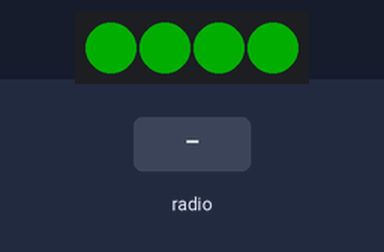
Simulated run of this program. Board: BBC micro:bit running MicroPython. Shown: 4 RGB LEDs in strip order, left to right. The test bench sets the inputs (shaded band). Dim RGB values are drawn brighter than linear.

Above: at 1.2 s.
1.3 s: radio message "flash" arrives
At 1.45 s:
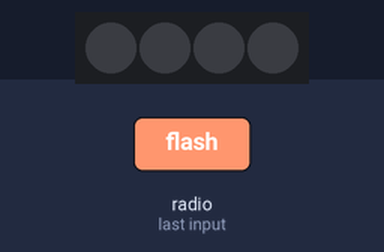
At 2.05 s:
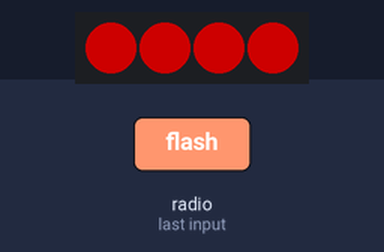
Timing chart, 0 to 10.3 s (numbered marks = the images above; inputs shaded):
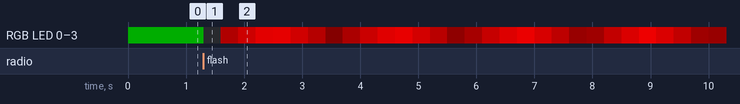

Measured:
- after the input at 1.3 s, RGB LED 0–3: RGB(0, 50, 0) → off at once, → RGB(56, 0, 0) 0.30 s later, → RGB(112, 0, 0) 0.30 s later, → RGB(168, 0, 0) 0.30 s later, … (30 changes in this stretch)

The program:

side_before_.py
```python
# 사이드 인디케이터
# run: green, flash: red, flow: blue*2 - green
import radio
from random import randint
from microbit import *
import neopixel

# Create the "flash" animation frames. Can you work out how it's done?
flash = [Image().invert()*(i/9) for i in range(9, -1, -1)]

# The radio won't work unless it's switched on.
radio.on()
np = neopixel.NeoPixel(pin0, 4)

# Event loop.
while True:
    for pixel_id in range(0, len(np)):
        red = 0
        green = 50
        blue = 0

        # Assign the current LED a random red, green and blue value between 0 and 60
        np[pixel_id] = (red, green, blue)

        # Display the current pixel data on the Neopixel strip
        np.show()

    incoming = radio.receive()
    if incoming == 'run':
        for i in range(0, 5):
            for num in range(0, 200):
                for pixel_id in range(0, len(np)):
                    np[pixel_id] = (0, num, 0)

                np.show()


    if incoming == 'flash':
        for i in range(0, 5):
            for num in range(0, 200):
                for pixel_id in range(0, len(np)):
                    np[pixel_id] = (num, 0, 0)

                np.show()
                sleep(5)
            for num in range(0, 200):
                for pixel_id in range(0, len(np)):
                    np[pixel_id] = (199-num, 0, 0)

                np.show()
                sleep(5)

    if incoming == 'flow':
# 초록색이 켜지게 하려면 아래를 활성화할 것
        for i in range(0, 5):
            for num in range(0, 200):
                for pixel_id in range(0, len(np)):
                    np[pixel_id] = (0, num, 0)

                np.show()
# 파란색이 흘러가게 하려면 아래를 활성화할 것
#         for i in range(0, 2):
#             for pixel_id in range(0, len(np)):
#                 red = 0
#                 green = 0
#                 blue = 255

#                 # Assign the current LED a random red, green and blue value between 0 and 60
#                 np[pixel_id] = (red, green, blue)

#                 # Display the current pixel data on the Neopixel strip
#                 np.show()
#                 sleep(50)
#             for pixel_id in range(0, len(np)):
#                 red = 0
#                 green = 0
#                 blue = 0

#                 # Assign the current LED a random red, green and blue value between 0 and 60
#                 np[pixel_id] = (red, green, blue)


#                 # Display the current pixel data on the Neopixel strip
#                 np.show()
#                 sleep(50)

        for num in range(0, 200):
            for pixel_id in range(0, len(np)):
                np[pixel_id] = (0, num, 0)

            np.show()
```
